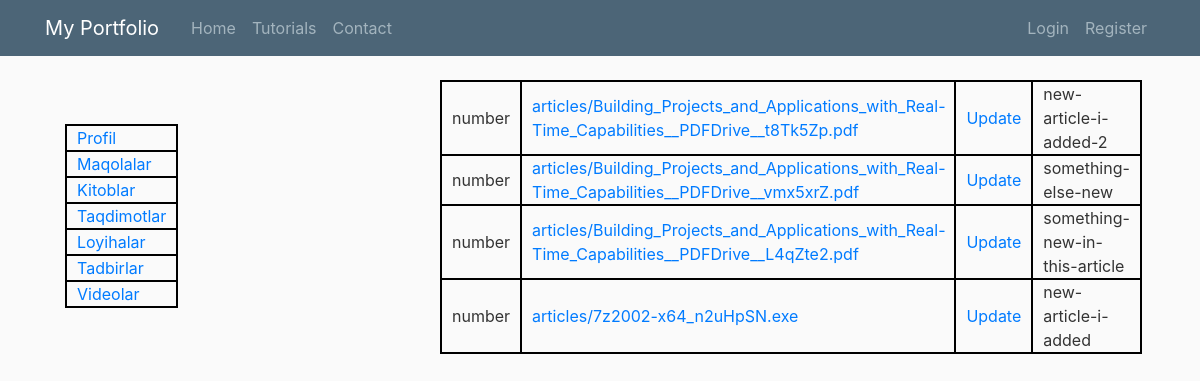
The app's page /articles/list/ with its own data.
### Articles/models.py (models this page shows, shortened)
class Articles(models.Model):
    name = models.CharField(max_length=200, blank=True, null=True)
    author = models.ForeignKey(User, on_delete=models.CASCADE, related_name='author')
    category = models.ForeignKey('Category', on_delete=models.CASCADE, related_name="article_category")
    article = models.FileField(blank=True, upload_to="articles")
    link = models.URLField(blank=True)
    slug = models.SlugField(unique=True)  #, default=__name__
    pub_date = models.DateTimeField( auto_now_add=True)
    up_date = models.DateTimeField( auto_now=True)
    class Meta:
        verbose_name_plural = 'Articles'

### Articles/views.py (the view)
# urls.py: path('list/', ArticleListView.as_view(), name="articles"),
class ArticleListView(ListView):
    model = Articles
    template_name = 'article_list.html'
    ordering = ['-up_date', '-pub_date', ]
    context_object_name = 'articles'

### templates/article_list.html (shortened to what this page needs)
{% extends 'base.html' %}
{% block content %}
<table>
    {% for article in articles %}
        <tr>
            <td>number</td>
            {% if article.article %}
            <td><a href='{{ article.article.url }}' download>{{ article.article}}</a></td>
            {% else %}
            <td></td>
            {% endif %}
            <td><a href="{% url 'article_update' article.slug %}">Update</a></td>
            <td>{{ article.slug }}</td>
        </tr>
    {% endfor %}
</table>
{% endblock %}

### templates/base.html (shortened to what this page needs)
{% load crispy_forms_tags %}
<!DOCTYPE html>
<html lang="en">
<head>
    <link rel="stylesheet" href="https://stackpath.bootstrapcdn.com/bootstrap/4.3.1/css/bootstrap.min.css">
</head>
<body>
    <header class="site-header">
        <nav class="navbar navbar-expand-md navbar-dark bg-steel fixed-top">
          <div class="container">
            <a class="navbar-brand mr-4" href="/">My Portfolio</a>
            <div class="collapse navbar-collapse" id="navbarToggle">
              <div class="navbar-nav mr-auto">
                <a class="nav-item nav-link" href="/">Home</a>
                <a class="nav-item nav-link" href="#">Tutorials</a>
                <a class="nav-item nav-link" href="#">Contact</a>
              </div>
              <div class="navbar-nav">
                {% if user.is_authenticated %}
                <a class="nav-item nav-link" href="{% url 'profile' %}">{{user.username}}</a>
                <a class="nav-item nav-link" href="{% url 'logout' %}">Logout</a>
                {% else %}
                <a class="nav-item nav-link" href="{% url 'login' %}">Login</a>
                <a class="nav-item nav-link" href="{% url 'register' %}">Register</a>
                {% endif %}
              </div>
            </div>
          </div>
        </nav>
      </header>
    <div class="container">
      <div class="row">
        <div class="col-md-4">
          <table style="margin: 20px; width:30px; height:15px;">
            <tr><td><a href="{% url 'profile' %}">Profil</a></td></tr>
            <tr><td><a href="#">Maqolalar</a></td></tr>
            <tr><td><a href="#">Kitoblar</a></td></tr>
            <tr><td><a href="#">Taqdimotlar</a></td></tr>
            <tr><td><a href="#">Loyihalar</a></td></tr>
            <tr><td><a href="#">Tadbirlar</a></td></tr>
            <tr><td><a href="#">Videolar</a></td></tr>
          </table>
        </div>
          <div class="col-md-8">
            <div class="container">
              {% block content %}{% endblock content %}
            </div>
       </div>
</body>
</html>

### templates/base.html (style rules this page uses)
body { background: #fafafa; color: #333333; margin-top: 5rem; }
.bg-steel { background-color: #4c6577; }
.site-header .navbar-nav .nav-link { color: #a3b4be; }
tr, td { border: 2px black solid; padding: 0 10px; width:90px; height:25px; }

### records on screen
Articles: article "articles/Building_Projects_and_Applications_with_Real-Time_Capabilities__PDFDrive__t8Tk5Zp.pdf", slug "new-article-i-added-2"
Articles: article "articles/Building_Projects_and_Applications_with_Real-Time_Capabilities__PDFDrive__vmx5xrZ.pdf", slug "something-else-new"
Articles: article "articles/Building_Projects_and_Applications_with_Real-Time_Capabilities__PDFDrive__L4qZte2.pdf", slug "something-new-in-this-article"
Articles: article "articles/7z2002-x64_n2uHpSN.exe", slug "new-article-i-added"
